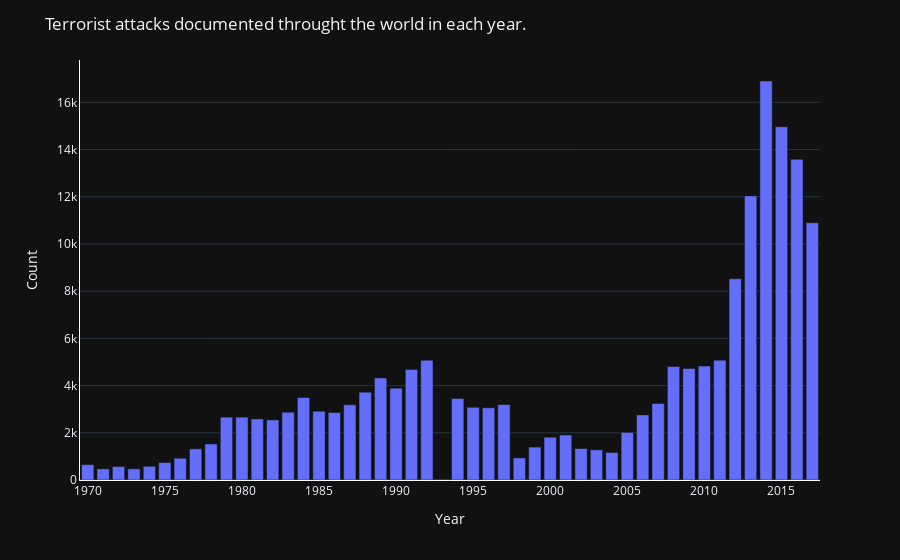

Notebook code cell kept with this figure:
### Code cell
fig = px.bar(data, x=data['iyear'].value_counts().index, y=data['iyear'].value_counts().tolist())
fig.update_layout(title='Terrorist attacks documented throught the world in each year.', template='plotly_dark', hoverlabel=dict(
    font_size=24,
))
fig.update_traces(hovertemplate="%{y}")
fig.update_xaxes(title='Year',showline=True, linecolor='white')
fig.update_yaxes(title='Count', showline=True, linecolor='white')
fig.show()

### Figure 1 — Plotly figure (JSON) as saved in the notebook; plotly's stock layout.template omitted (floating-point values rounded to 4 significant figures)
{"data": [{"alignmentgroup": "True", "hovertemplate": "%{y}", "legendgroup": "", "marker": {"color": "#636efa"}, "name": "", "offsetgroup": "", "orientation": "v", "showlegend": false, "textposition": "auto", "type": "bar", "x": [2014, 2015, 2016, 2013, 2017, 2012, 2011, 1992, 2010, 2008, 2009, 1991, 1989, 1990, 1988, 1984, 1994, 2007, 1997, 1987, 1995, 1996, 1985, 1983, 1986, 2006, 1979, 1980, 1981, 1982, 2005, 2001, 2000, 1978, 1999, 2002, 1977, 2003, 2004, 1998, 1976, 1975, 1970, 1974, 1972, 1973, 1971], "xaxis": "x", "y": [16903, 14965, 13587, 12036, 10900, 8522, 5076, 5071, 4826, 4805, 4721, 4683, 4324, 3887, 3721, 3495, 3456, 3242, 3197, 3183, 3081, 3058, 2915, 2870, 2860, 2758, 2662, 2662, 2586, 2544, 2017, 1906, 1814, 1526, 1395, 1333, 1319, 1278, 1166, 934, 923, 740, 651, 581, 568, 473, 471], "yaxis": "y"}], "layout": {"barmode": "relative", "hoverlabel": {"font": {"size": 24}}, "legend": {"tracegroupgap": 0}, "margin": {"t": 60}, "title": {"text": "Terrorist attacks documented throught the world in each year."}, "xaxis": {"anchor": "y", "domain": [0, 1], "linecolor": "white", "showline": true, "title": {"text": "Year"}}, "yaxis": {"anchor": "x", "domain": [0, 1], "linecolor": "white", "showline": true, "title": {"text": "Count"}}}}
